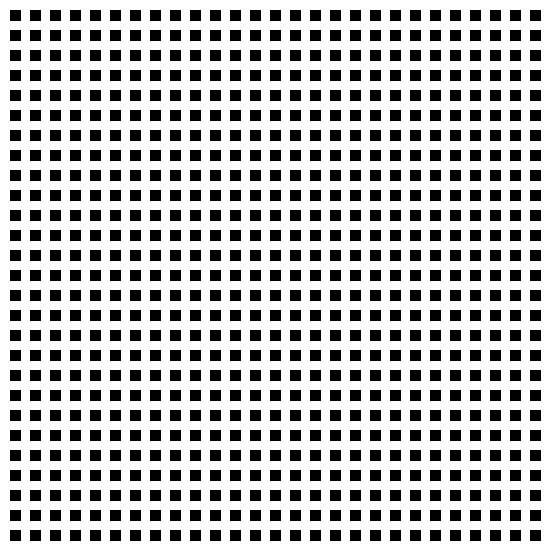
Frame 1 (no input)
Frame 60 (the mouse pressed at the canvas centre just before this capture): identical to frame 1, image omitted
Frame 120 (the mouse held since frame 60 and released just before this capture): identical to frame 1, image omitted

The Processing sketch that drew this single still picture (run headless with seeded random() and noise(); from frame 60 on, the mouse is pressed at the canvas centre):

// Processing sketch: processing_184457
// ── processing_184457.pde

/*=======================================
For-Doodle/Lab
 
Modified 2/5/2015
   
Sarah Hockman
hockman.25@osu.edu
hockman.25@gmail.com
   
Created for Art 3001 - Data Visualization
BFA in Art and Technology
The Ohio State University
http://www.openprocessing.org/classroom/4626
   
=======================================*/

void setup() {
  size(550, 550);
  background(255);
}
 
//grid 
 
void draw() {
  
  for (int x = 10; x < 550; x = x + 20) { 
    for (int y = 10; y < 550; y = y + 20) { 
      fill(0);
      rect(x, y, 10, 10); 
       
    }
  }
}
